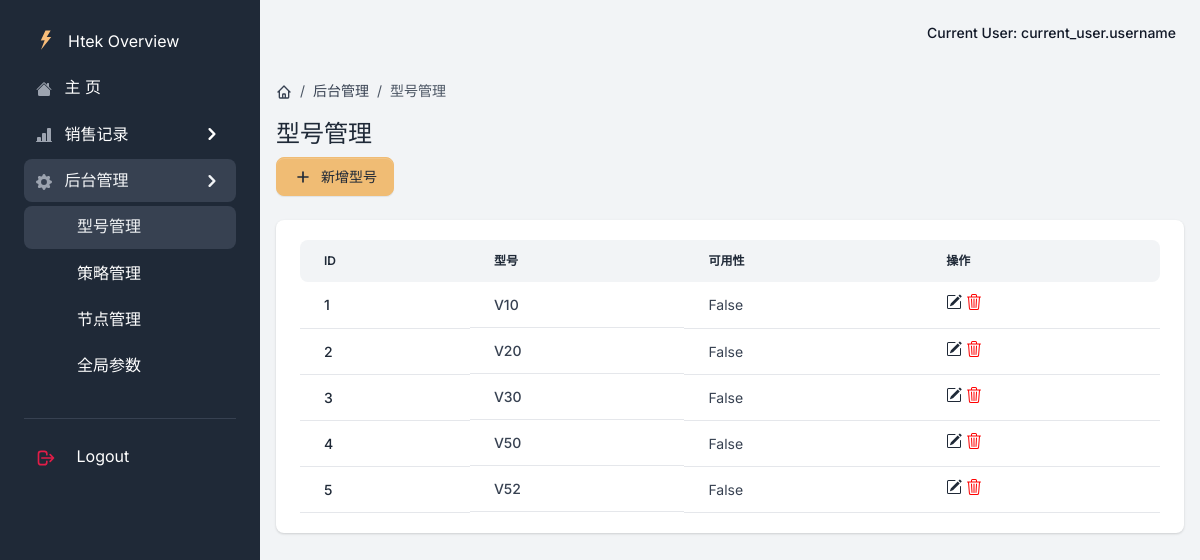
The app's page /admin_model with its own data.
### app/models.py (models this page shows, shortened)
class Model(db.Model):  # 型号表
    __tablename__ = 'Model'
    id = db.Column(db.Integer, primary_key=True, autoincrement=True)
    name = db.Column(db.String(64), unique=True, nullable=False)
    status = db.Column(db.Boolean(), default=False)

### app/admin/views.py (the view, shortened to what this page needs)
class ModelView(MethodView):
    def get(self):
        current_app.logger.info('-> ModelView')
        data = DataBaseUtils.query_models()
        return render_template('admin/model.html', segment='admin_model', data=data)

### app/__init__.py (called while the page is built)
@login_manager.request_loader
def request_loader(request):
    username = request.form.get('username')
    user = {'name': 'yaki', 'f': 'request_loder'}
    return user if user else None

def configure_database(app):
    @app.before_first_request
    def initialize_database():
        try:
            db.create_all()
        except Exception as e:
            print('> Error: DBMS Exception: ' + str(e))
            basedir = os.path.abspath(os.path.dirname(__file__))
            app.config['SQLALCHEMY_DATABASE_URI'] = SQLALCHEMY_DATABASE_URI = 'sqlite:///../DataBase/db.sqlite3'
            print('> Fallback to SQLite ')
            db.create_all()
    @app.teardown_request
    def shutdown_session(exception=None):
        db.session.remove()

### app/models.py (called while the page is built)
    @staticmethod
    def query_models():
        all = Model.query.all()
        return all

### app/templates/admin/model.html (shortened to what this page needs)
{% extends "base/base.html" %}
{% block content %}
  <div class="py-4">
      <nav aria-label="breadcrumb" class="d-none d-md-inline-block">
          <ol class="breadcrumb breadcrumb-dark breadcrumb-transparent">
              <li class="breadcrumb-item">
                  <a href="{{url_for('home.home')}}">
                  </a>
              </li>
              <li class="breadcrumb-item"><a href="{{url_for('admin.model')}}">后台管理</a></li>
              <li class="breadcrumb-item active" aria-current="page">型号管理</li>
          </ol>
      </nav>
      <div class="d-flex justify-content-between w-100 flex-wrap">
          <div class="mb-3 mb-lg-0">
              <h1 class="h4">型号管理</h1>
              <div class="col-lg-4">
                  <div class="col-log-4 col-sm-3">
                    <button class="btn btn-secondary d-inline-flex align-items-center me-2 dropdown-toggle" data-bs-toggle="modal" data-bs-target="#modal-form" aria-haspopup="true" aria-expanded="false">
                        <svg class="icon icon-xs me-2" fill="none" stroke="currentColor" viewBox="0 0 24 24" xmlns="http://www.w3.org/2000/svg"><path stroke-linecap="round" stroke-linejoin="round" stroke-width="2" d="M12 6v6m0 0v6m0-6h6m-6 0H6"></path></svg>
                        新增型号
                    </button>
                  </div>
              </div>
          </div>
      </div>
  </div>
  <div class="card border-0 shadow mb-4">
      <div class="card-body">
          <div class="table-responsive">
              <table class="table table-centered table-nowrap mb-0 rounded">
                  <thead class="thead-light">
                      <tr>
                          <th class="border-0 rounded-start">ID</th>
                          <th class="border-0">型号</th>
                          <th class="border-0">可用性</th>
                          <th class="border-0 rounded-end">操作</th>
                      </tr>
                  </thead>
                  <tbody>
                  {% for model in data %}
                      <tr>
                          <td><a href="#" class="text-primary fw-bold">{{model.id}}</a> </td>
                          <td class="fw-bold d-flex align-items-center">{{model.name}}</td>
                          <td>{{model.status}}</td>
                          <td>
                              <a href="#" class="text-primary d-inline-flex align-items-center " onclick="show_edit_modal({{model.id}},'{{model.name}}')">
                              </a>
                              <a href="#" class="text-primary d-inline-flex align-items-center " onclick="delete_model({{model.id}},'{{model.name}}')">
                              </a>
                          </td>
                      </tr>
                  {% endfor %}
                  </tbody>
              </table>
          </div>
      </div>
  </div>
{% endblock content %}

### records on screen
Model: id "1", name "V10", status "False"
Model: id "2", name "V20", status "False"
Model: id "3", name "V30", status "False"
Model: id "4", name "V50", status "False"
Model: id "5", name "V52", status "False"
